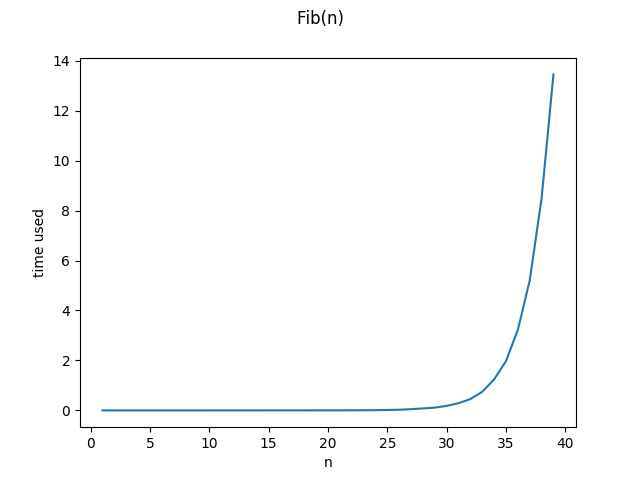

Generate this figure with Python:
#!/usr/bin/env python3
import matplotlib.pyplot as plt
import time
import sys 

def dnc(n) :
    if n == 1 or n == 2 :
        return 1
    else :
        return dnc(n-1)+dnc(n-2)
x = []
y = []
time_used = 0
i = 1
while time_used < 10:
    x.append(i)
    stime = time.time()
    print(str(i)+" : "+str(dnc(i)))
    time_used = time.time()-stime
    y.append(time_used)
    i+=1
plt.suptitle('Fib(n)')
plt.plot(x,y)
plt.xlabel('n')
plt.ylabel('time used')
plt.show()
